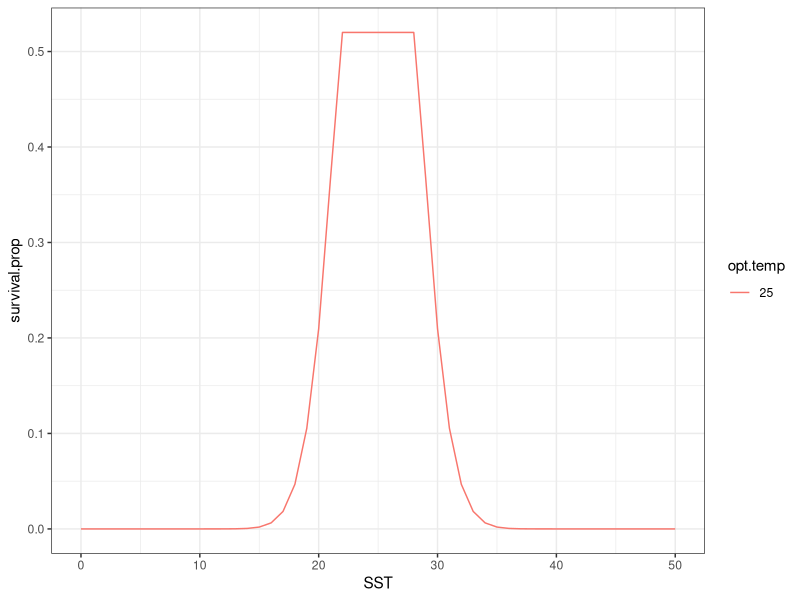

This figure's R source: (Note: this script raises an error after producing the figure.)
library(ggplot2)
library(tidyverse)


# Model Parameter set up --------------------------------------------------

SST = seq(0, 50) #sea surface temperatures to model

opt.temp = 25 # optimal temperature ranges

temp.range = 4 # thermal performance range, w


# Mortality Function ------------------------------------------------------

calc_mortality <- function(SST, opt.temp, temp.range) {
  nat.m = 1 - exp((-(SST - opt.temp)^2)/(temp.range^2)) # temperature based mortality function from Walsworth et al.
  return(1 - nat.m)
}


# Simulate Mortality Rates Function -----------------------------------------------

simulate_mortality <- function(SST, opt.temp, temp.range) {
  results = matrix(NaN, nrow = length(SST), ncol = 1) #empty matrix to hold results
  
  
  for (i in 1:length(SST)) {
    for (j in 1:length(opt.temp)) {
      
      mort = calc_mortality(SST[i], opt.temp, temp.range)
      results[i][j] = mort
    }
  }
  
  results_plot = as.data.frame(results) %>% 
    rename(survival = V1) %>%
    mutate(survival.prop = case_when(
      survival > .52 ~ .52,
      survival < .52 ~ survival))
  
  results_plot$SST = SST
  results_plot$opt.temp = opt.temp
  results_plot$range = temp.range
  
  return(results_plot)
}



# Simulate multiple optimal temperatures ----------------------------------

simulation_results = data.frame()

for (k in 1:length(opt.temp)) {
  sub_result = simulate_mortality(SST, opt.temp[k], temp.range)
  simulation_results = bind_rows(sub_result, simulation_results)
}

simulation_results = simulation_results %>% 
  mutate(opt.temp = as.factor(opt.temp))

ggplot(simulation_results, aes(SST, survival.prop, color = opt.temp)) +
  geom_line() +
  theme_bw()


# Simulate multiple range widths ------------------------------------------

opt.temp = 22 # optimal temperature ranges

temp.range = c(2,4,6,8,10) # thermal performance range, w

simulation_results = data.frame()

for (k in 1:length(temp.range)) {
  sub_result = simulate_mortaility(SST, opt.temp, temp.range[k])
  simulation_results = bind_rows(sub_result, simulation_results)
}

simulation_results = simulation_results %>% 
  mutate(range = as.factor(range))

ggplot(simulation_results, aes(SST, survival.prop, color = range)) +
  geom_path() +
  theme_bw() 

